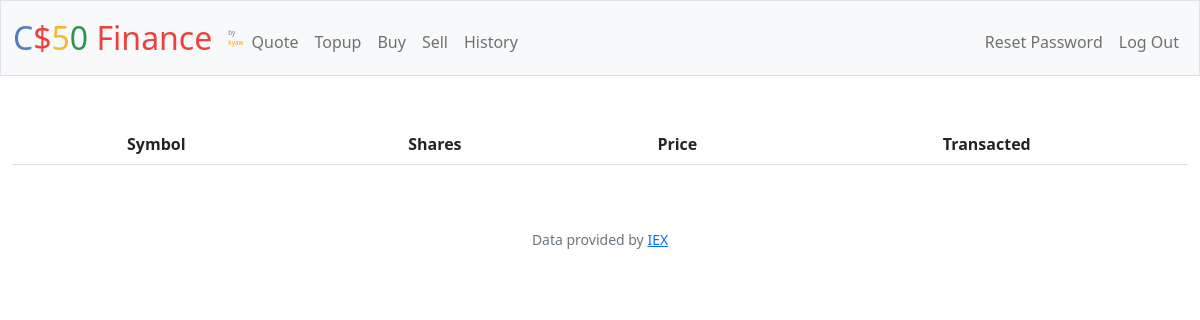
Page /history (signed in) on the earlier database version.
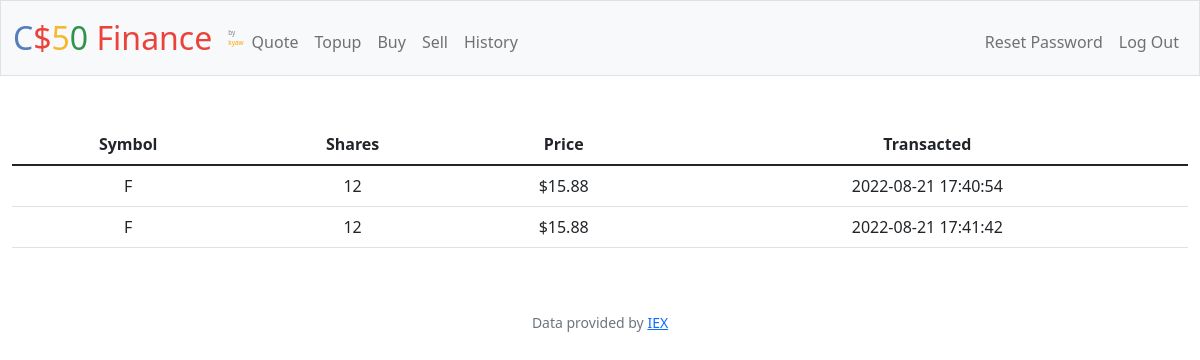
Same page on the later database version.
### tables this page shows
CREATE TABLE history
(
user_id INTEGER,
log_id INTEGER PRIMARY KEY AUTOINCREMENT NOT NULL,
symbol TEXT NOT NULL,
name TEXT NOT NULL,
shares INTEGER NOT NULL,
price INTEGER NOT NULL,
date_time TEXT,
FOREIGN KEY(user_id) REFERENCES users(id));

### app.py (the view)
@app.route("/history")
@login_required
def history():
    column = ['Symbol', 'Shares', 'Price', 'Transacted']
    data = db.execute("""
        SELECT * FROM history WHERE user_id = ?
    """, session['user_id'])
    return render_template("history.html", datas=data, columns=column)

### app.py (called while the page is built)
@app.after_request
def after_request(response):
    response.headers["Cache-Control"] = "no-cache, no-store, must-revalidate"
    response.headers["Expires"] = 0
    response.headers["Pragma"] = "no-cache"
    return response

### helpers.py (called while the page is built)
def login_required(f):
    @wraps(f)
    def decorated_function(*args, **kwargs):
        if session.get("user_id") is None:
            return redirect("/login")
        return f(*args, **kwargs)
    return decorated_function

def usd(value):
    return f"${value:,.2f}"

### templates/history.html (shortened to what this page needs)
{% extends 'layout.html' %}
{% block main %}
<table class='table'>
    <thead>
        <tr>
            {% for col in columns %}
                <th>
                    {{ col }}
                </th>
            {% endfor %}
        </tr>
    </thead>
    <tbody>
        {% for data in datas%}
        <tr>
            <td>{{ data['symbol'].upper() }}</td>
            <td>{{ data['shares'] }}</td>
            <td>{{ data['price'] | usd }}</td>
            <td>{{ data['date_time'] }}</td>
        </tr>
        {% endfor %}
    </tbody>
</table>
{% endblock %}

### templates/layout.html (shortened to what this page needs)
<!DOCTYPE html>
<html lang="en">
    <head>
        <link href="https://cdn.jsdelivr.net/npm/bootstrap@5.1.3/dist/css/bootstrap.min.css" rel="stylesheet">
        <link href="https://cdn.jsdelivr.net/npm/bootstrap@5.1.3/dist/css/bootstrap.min.css" rel="stylesheet">
        <link href="/static/styles.css" rel="stylesheet">
    </head>
    <body>
        <nav class="bg-light border navbar navbar-expand-md navbar-light">
            <div class="container-fluid">
                <a class="navbar-brand" href="/"><span class="blue">C</span><span class="red">$</span><span class="yellow">5</span><span class="green">0</span> <span class="red">Finance</span></a>
                <div style = "" class = "float-left">
                    <span style = "font-size:0.4em;color:grey;float:left">by </span>
                    <a href = "https://github.com/kyawzinmyat" target = "block" ><span style = "font-size:0.4em;color:orange;float:left;clear:both">kyaw</span></a>
                </div>
                <div class="collapse navbar-collapse" id="navbar">
                    {% if session["user_id"] %}
                        <ul class="navbar-nav me-auto mt-2">
                            <li class="nav-item"><a class="nav-link" href="/quote">Quote</a></li>
                            <li class="nav-item"><a class="nav-link" href="/topup">Topup</a></li>
                            <li class="nav-item"><a class="nav-link" href="/buy">Buy</a></li>
                            <li class="nav-item"><a class="nav-link" href="/sell">Sell</a></li>
                            <li class="nav-item"><a class="nav-link" href="/history">History</a></li>
                        </ul>
                        <ul class="navbar-nav ms-auto mt-2">
                            <li class="nav-item"><a class="nav-link" href="/reset_password">Reset Password</a></li>
                            <li class="nav-item"><a class="nav-link" href="/logout">Log Out</a></li>
                        </ul>
                    {% else %}
                        <ul class="navbar-nav ms-auto mt-2">
                            <li class="nav-item"><a class="nav-link" href="/register">Register</a></li>
                            <li class="nav-item"><a class="nav-link" href="/login">Log In</a></li>
                        </ul>
                    {% endif %}
                </div>
            </div>
        </nav>
        <main class="container-fluid py-5 text-center">
            {% block main %}{% endblock %}
        </main>
        <footer class="mb-5 small text-center text-muted">
            Data provided by <a href="https://iexcloud.io/">IEX</a>
        </footer>
    </body>
</html>

### static/styles.css (style rules this page uses)
nav .navbar-brand { font-size: xx-large; }
nav .navbar-brand .blue { color: #537fbe; }
nav .navbar-brand .red { color: #ea433b; }
nav .navbar-brand .yellow { color: #f5b82e; }
nav .navbar-brand .green { color: #2e944b; }

Differences in the rows shown:
added history: symbol "F", shares "12", price "$15.88", date_time "2022-08-21 17:40:54"
added history: symbol "F", shares "12", price "$15.88", date_time "2022-08-21 17:41:42"
